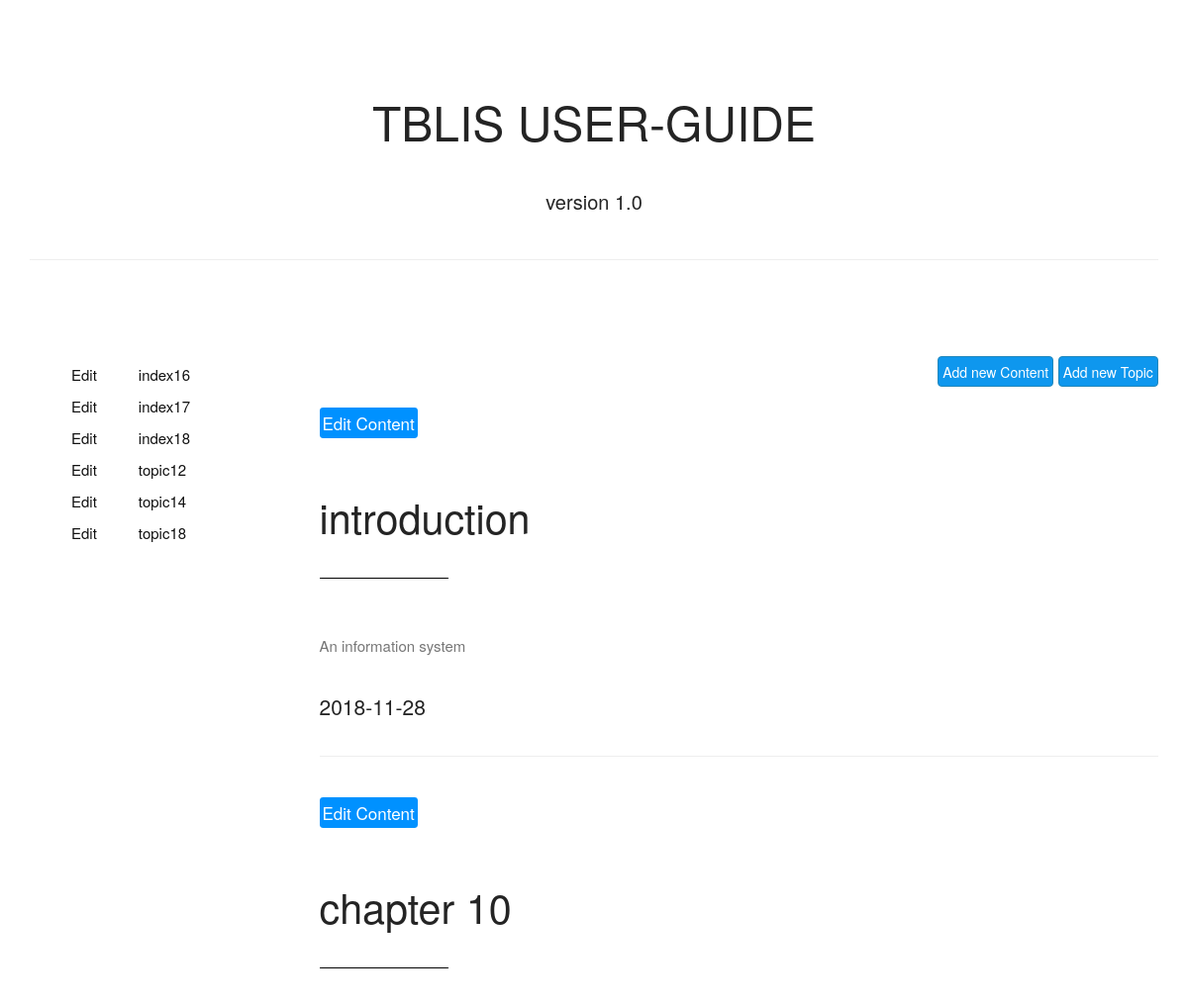
Before: / (upper part) with the older database file.
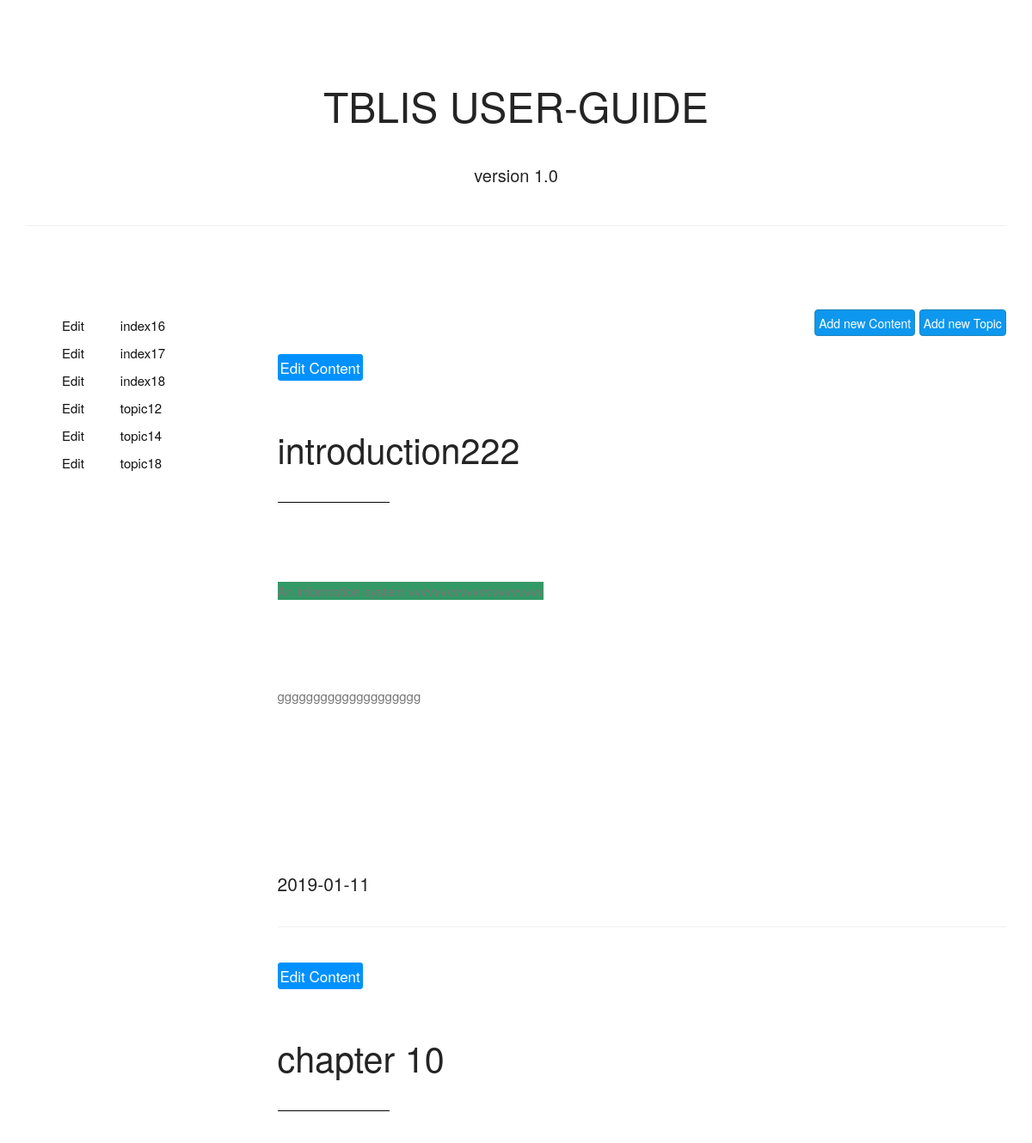
After: the same page with the newer database file.
### tables this page shows
CREATE TABLE `topic` (
  `id` int(11) NOT NULL,
  `name` text NOT NULL,
  `status` enum('Active','Archived') NOT NULL DEFAULT 'Active',
  `author` text NOT NULL,
  `date_created` date NOT NULL
);

CREATE TABLE `guide` (
  `id` int(11) NOT NULL,
  `topic_id` int(11) NOT NULL,
  `subject` text NOT NULL,
  `body` text NOT NULL,
  `status` enum('Active','Archived') NOT NULL DEFAULT 'Active',
  `author` text NOT NULL,
  `date_created` date NOT NULL
);

### services/TopicService.php (called while the page is built, shortened)
<?php
    class TopicService extends Db{
        function getList(){
             $list=$this->query("SELECT * FROM topic");
             return $list;
        }
    }
?>

### services/GuideService.php (called while the page is built, shortened)
<?php
    class GuideService extends Db {
        function getList(){
            $topic_list=$this->query("SELECT g.id,t.name AS topic_name ,g.subject,g.body,g.status,g.author,g.date_created FROM guide AS g INNER JOIN topic AS t ON g.topic_id=t.id");
            return $topic_list;
        }
    }
?>

### index.php (the view, shortened to what this page needs)
<!DOCTYPE html>
<html lang="en">
<head>
    <link rel="stylesheet" type="text/css" href="fonts/font-awesome-4.3.0/css/font-awesome.min.css">
    <link rel="stylesheet" type="text/css" href="css/stroke.css">
    <link rel="stylesheet" type="text/css" href="css/bootstrap.css">
    <link rel="stylesheet" type="text/css" href="css/animate.css">
    <link rel="stylesheet" type="text/css" href="css/prettyPhoto.css">
    <link rel="stylesheet" type="text/css" href="css/style.css">
    <link rel="stylesheet" type="text/css" href="js/syntax-highlighter/styles/shCore.css" media="all">
    <link rel="stylesheet" type="text/css" href="js/syntax-highlighter/styles/shThemeRDark.css" media="all">
    <link rel="stylesheet" type="text/css" href="css/custom.css">
</head>
<?php
    include("./services/GuideService.php");
    include('./services/TopicService.php');
    $title = "TBLIS USER-GUIDE";
    $subtitle = "version 1.0 ";
?>
<body>
    <div id="wrapper">
        <div class="container">
            <section id="top" class="section docs-heading">
                <div class="row">
                    <div class="col-md-12">
                        <div class="big-title text-center">
                        <?php echo "<h1>".$title."</h1"; ?>
                            <p class="lead"><?php echo "<h2>".$subtitle."</h2"; ?></p>
                        </div>
                    </div>
                </div>
                <hr>
            </section>
            <div class="row">
                <div class="col-md-3">
                    <nav class="docs-sidebar" data-spy="affix" data-offset-top="300" data-offset-bottom="200" role="navigation">
                    <?php $topicService=new TopicService();
                          $list=$topicService->getList();
                          while($row=mysqli_fetch_array($list)): ?>
                            <ul class="nav">
                                <?php
                                    echo "<li><a href='topicForm.php?id=$row[id]'>Edit </a><a href='#'>".$row['name']."</a></li>";
                                ?>
                            </ul>
                    <?php endwhile;?>
                    </nav >
                </div>
                <div class="col-md-9">
                <div class="addSection">
                    <form action="topicForm.php">
                      <button type="submit" id="btn" class="btn btn-primary">Add new Topic</button>
                    </form>
                    <form action="guideForm.php">
                      <button type="submit" id="btn" class="btn btn-primary">Add new Content</button>
                    </form>
                </div>
                <?php
                    $guideService=new GuideService();
                    $list=$guideService->getList();
                    while($row = mysqli_fetch_array($list)):
                ?>
                    <section class="welcome">
                        <div class="row">
                            <div class="col-md-12 left-align">
                                <?php echo "<header><h3><a href='guideForm.php?id=$row[id]'>Edit Content</a></h3><h2>"; ?>
                                <h2 class="dark-text"><?php echo $row['subject'];?><hr></h2>
                                <div class="row">
                                    <div class="col-md-12 full">
                                       <?php echo "<p>".$row['body']."</p>";
                                        echo "<footer><h4>".$row['date_created']."</h4></footer>"; ?>
                                        <hr>
                                   </div>
                                </div>
                            </div>
                        </div>
                    </section>
                    <?php endwhile; ?>
                </div>
            </div>
        </div>
    </div>
</body>
</html>

### css/style.css (style rules this page uses)
body { background: #fff; color: #777777; font-size: 14px; line-height: 31px; letter-spacing: 0; font-weight: 400; padding: 0; }
h1, h2, h3, h4, h5, h6 { letter-spacing: 0px; font-weight: normal; position: relative; padding: 0 0 10px 0; font-weight: normal; line-height: 1.8; color: #242424; }
h1 { font-size: 22px; }
h2 { font-size: 20px; }
h3 { font-size: 18px; }
h4 { font-size: 21px; }
h1 a, h2 a, h3 a, h4 a, h5 a, h6 a { text-decoration: none !important; }
p { font-size: 15px; font-weight: 400; line-height: 26px; letter-spacing: 0; margin-top: 15px; }
ul { padding: 0; list-style: none; }
.btn, a { outline: 0 !important; text-decoration: none !important; }
p { padding: 0 0 20px 0; }
.section { padding: 180px 0; position: relative; display: block; }
.big-title h1 { font-size: 48px; font-weight: 300; margin-bottom: 0; text-transform: capitalize; padding-bottom: 0; }
.dark-text { font-size: 4.125rem; line-height: 4.063rem; font-weight: 300; }
.dark-text hr { width: 130px; margin-left: 0; margin-top: 40px; border-width: 1px; border-color: #030303; }
.btn-primary { background-color: #0E97EE; border: 1px solid #2187BB; }
.addSection #btn { display:inline-block; margin-left: 0.3em; }
.addSection #btn { float:right; padding: 0.3em; margin-top: 2%; }
header h3 a { text-decoration:none; background: #0091FF; color:#fff; padding: 3px; border-radius: 0.2em; font-family: inherit; font-size: 17px; }

### css/custom.css (style rules this page uses)
.section.docs-heading { padding: 60px 0; }
@media (min-width: 768px) { .docs-sidebar { padding-top: 20px; padding-left: 20px } }
.docs-sidebar .nav>li>a { color: #111; border-left: 2px solid transparent; padding: 0 20px; font-size: 15px; font-weight: 400; }

Changed rows visible on the page:
changed guide: subject "introduction" → "introduction222"; body "An information system" → "An information system vvvvvvvvvvvvvvvvvvvvv gggggggggggggggggggg"; date_created "2018-11-28" → "2019-01-11"
